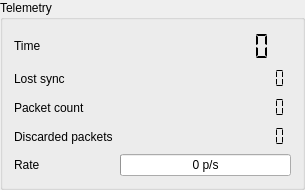
           <widget class="QGroupBox" name="groupBox_6">
            <property name="title">
             <string>Telemetry</string>
            </property>
            <layout class="QVBoxLayout" name="verticalLayout_14">
             <item>
              <layout class="QVBoxLayout" name="verticalLayout_9">
               <item>
                <layout class="QGridLayout" name="gridLayout_13">
                 <item row="0" column="0">
                  <widget class="QLabel" name="label_49">
                   <property name="sizePolicy">
                    <sizepolicy hsizetype="MinimumExpanding" vsizetype="Preferred">
                     <horstretch>0</horstretch>
                     <verstretch>0</verstretch>
                    </sizepolicy>
                   </property>
                   <property name="maximumSize">
                    <size>
                     <width>100</width>
                     <height>16777215</height>
                    </size>
                   </property>
                   <property name="text">
                    <string>Time</string>
                   </property>
                  </widget>
                 </item>
                 <item row="0" column="1" colspan="2">
                  <widget class="QLCDNumber" name="telemTimeLcd">
                   <property name="minimumSize">
                    <size>
                     <width>200</width>
                     <height>30</height>
                    </size>
                   </property>
                   <property name="maximumSize">
                    <size>
                     <width>200</width>
                     <height>16777215</height>
                    </size>
                   </property>
                   <property name="frameShape">
                    <enum>QFrame::NoFrame</enum>
                   </property>
                   <property name="smallDecimalPoint">
                    <bool>true</bool>
                   </property>
                   <property name="numDigits">
                    <number>10</number>
                   </property>
                   <property name="segmentStyle">
                    <enum>QLCDNumber::Flat</enum>
                   </property>
                  </widget>
                 </item>
                 <item row="1" column="0">
                  <widget class="QLabel" name="label_52">
                   <property name="sizePolicy">
                    <sizepolicy hsizetype="MinimumExpanding" vsizetype="Preferred">
                     <horstretch>0</horstretch>
                     <verstretch>0</verstretch>
                    </sizepolicy>
                   </property>
                   <property name="maximumSize">
                    <size>
                     <width>100</width>
                     <height>16777215</height>
                    </size>
                   </property>
                   <property name="text">
                    <string>Lost sync</string>
                   </property>
                  </widget>
                 </item>
                 <item row="1" column="2">
                  <widget class="QLCDNumber" name="lostSyncCountLcd">
                   <property name="maximumSize">
                    <size>
                     <width>200</width>
                     <height>16777215</height>
                    </size>
                   </property>
                   <property name="frameShape">
                    <enum>QFrame::NoFrame</enum>
                   </property>
                   <property name="frameShadow">
                    <enum>QFrame::Plain</enum>
                   </property>
                   <property name="smallDecimalPoint">
                    <bool>true</bool>
                   </property>
                   <property name="numDigits">
                    <number>8</number>
                   </property>
                   <property name="segmentStyle">
                    <enum>QLCDNumber::Flat</enum>
                   </property>
                  </widget>
                 </item>
                 <item row="2" column="0">
                  <widget class="QLabel" name="label_51">
                   <property name="sizePolicy">
                    <sizepolicy hsizetype="MinimumExpanding" vsizetype="Preferred">
                     <horstretch>0</horstretch>
                     <verstretch>0</verstretch>
                    </sizepolicy>
                   </property>
                   <property name="maximumSize">
                    <size>
                     <width>100</width>
                     <height>16777215</height>
                    </size>
                   </property>
                   <property name="text">
                    <string>Packet count</string>
                   </property>
                  </widget>
                 </item>
                 <item row="2" column="2">
                  <widget class="QLCDNumber" name="packetCountLcd">
                   <property name="maximumSize">
                    <size>
                     <width>200</width>
                     <height>16777215</height>
                    </size>
                   </property>
                   <property name="frameShape">
                    <enum>QFrame::NoFrame</enum>
                   </property>
                   <property name="frameShadow">
                    <enum>QFrame::Plain</enum>
                   </property>
                   <property name="smallDecimalPoint">
                    <bool>true</bool>
                   </property>
                   <property name="numDigits">
                    <number>8</number>
                   </property>
                   <property name="segmentStyle">
                    <enum>QLCDNumber::Flat</enum>
                   </property>
                  </widget>
                 </item>
                 <item row="3" column="0" colspan="2">
                  <widget class="QLabel" name="label_60">
                   <property name="sizePolicy">
                    <sizepolicy hsizetype="MinimumExpanding" vsizetype="Preferred">
                     <horstretch>0</horstretch>
                     <verstretch>0</verstretch>
                    </sizepolicy>
                   </property>
                   <property name="maximumSize">
                    <size>
                     <width>16777215</width>
                     <height>16777215</height>
                    </size>
                   </property>
                   <property name="text">
                    <string>Discarded packets</string>
                   </property>
                  </widget>
                 </item>
                 <item row="3" column="2">
                  <widget class="QLCDNumber" name="discardedPacketCountLcd">
                   <property name="maximumSize">
                    <size>
                     <width>200</width>
                     <height>16777215</height>
                    </size>
                   </property>
                   <property name="frameShape">
                    <enum>QFrame::NoFrame</enum>
                   </property>
                   <property name="frameShadow">
                    <enum>QFrame::Plain</enum>
                   </property>
                   <property name="smallDecimalPoint">
                    <bool>true</bool>
                   </property>
                   <property name="numDigits">
                    <number>8</number>
                   </property>
                   <property name="segmentStyle">
                    <enum>QLCDNumber::Flat</enum>
                   </property>
                  </widget>
                 </item>
                </layout>
               </item>
               <item>
                <layout class="QHBoxLayout" name="horizontalLayout_4">
                 <item>
                  <widget class="QLabel" name="label_50">
                   <property name="sizePolicy">
                    <sizepolicy hsizetype="MinimumExpanding" vsizetype="Preferred">
                     <horstretch>0</horstretch>
                     <verstretch>0</verstretch>
                    </sizepolicy>
                   </property>
                   <property name="maximumSize">
                    <size>
                     <width>100</width>
                     <height>16777215</height>
                    </size>
                   </property>
                   <property name="text">
                    <string>Rate</string>
                   </property>
                  </widget>
                 </item>
                 <item>
                  <widget class="QProgressBar" name="packetRateBar">
                   <property name="palette">
                    <palette>
                     <active>
                      <colorrole role="Highlight">
                       <brush brushstyle="SolidPattern">
                        <color alpha="255">
                         <red>191</red>
                         <green>0</green>
                         <blue>0</blue>
                        </color>
                       </brush>
                      </colorrole>
                     </active>
                     <inactive>
                      <colorrole role="Highlight">
                       <brush brushstyle="SolidPattern">
                        <color alpha="255">
                         <red>191</red>
                         <green>0</green>
                         <blue>0</blue>
                        </color>
                       </brush>
                      </colorrole>
                     </inactive>
                     <disabled>
                      <colorrole role="Highlight">
                       <brush brushstyle="SolidPattern">
                        <color alpha="255">
                         <red>250</red>
                         <green>250</green>
                         <blue>250</blue>
                        </color>
                       </brush>
                      </colorrole>
                     </disabled>
                    </palette>
                   </property>
                   <property name="toolTip">
                    <string>packets per second</string>
                   </property>
                   <property name="layoutDirection">
                    <enum>Qt::LeftToRight</enum>
                   </property>
                   <property name="autoFillBackground">
                    <bool>false</bool>
                   </property>
                   <property name="minimum">
                    <number>0</number>
                   </property>
                   <property name="maximum">
                    <number>350</number>
                   </property>
                   <property name="value">
                    <number>0</number>
                   </property>
                   <property name="alignment">
                    <set>Qt::AlignCenter</set>
                   </property>
                   <property name="textVisible">
                    <bool>true</bool>
                   </property>
                   <property name="orientation">
                    <enum>Qt::Horizontal</enum>
                   </property>
                   <property name="invertedAppearance">
                    <bool>false</bool>
                   </property>
                   <property name="textDirection">
                    <enum>QProgressBar::BottomToTop</enum>
                   </property>
                   <property name="format">
                    <string>%v p/s</string>
                   </property>
                  </widget>
                 </item>
                </layout>
               </item>
              </layout>
             </item>
            </layout>
           </widget>
